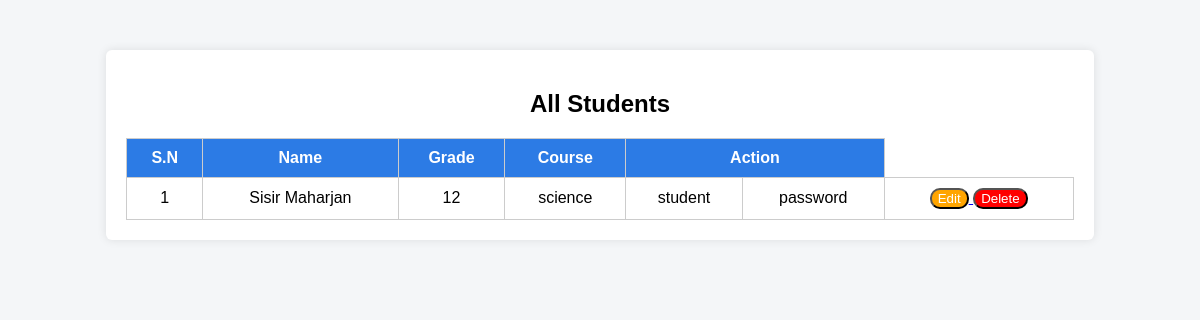
Before: /AdminOperation/view_student with the older database file.
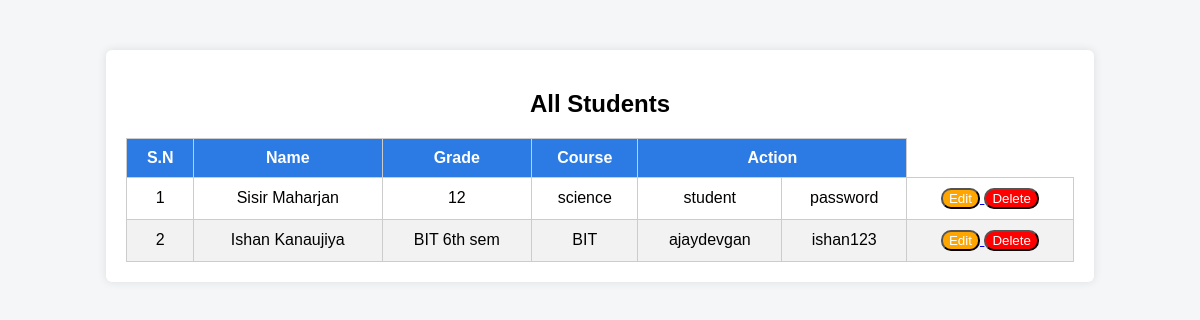
After: the same page with the newer database file.
### Admin/models.py (models this page shows, shortened)
class Student(models.Model):
    Firstname=models.CharField(max_length=100)
    Lastname=models.CharField(max_length=100)
    Grade=models.CharField(max_length=100)
    course=models.CharField(max_length=100,default="BIT")
    username=models.CharField(max_length=100,default="student")
    password=models.CharField(max_length=100,default="password")

### Admin/views.py (the view)
# urls.py: path('view_student',views.view_student,name='view_student'),
def view_student(request):
    student=Student.objects.all()
    return render(request,"view_student.html",{'all_student':student})

### Admin/templates/view_student.html (shortened to what this page needs)
<!DOCTYPE html>
<html lang="en">
<head>
</head>
<body>
<div class="container">
    <h2>All Students</h2>
    <table>
        <thead>
            <tr>
                <th>S.N</th>
                <th>Name</th>
                <th>Grade</th>
                <th>Course</th>
                <th colspan=2>Action</th>
            </tr>
        </thead>
        <tbody>
            {% for student in all_student %}
            <tr>
                <td>{{ forloop.counter }}</td>
                <td>{{ student.Firstname }} {{student.Lastname}}</td>
                <td>{{ student.Grade }}</td>
                <td>{{ student.course }}</td>
                <td>{{ student.username }}</td>
                <td>{{ student.password }}</td>
                 <td><a href="{% url 'edit_student' student.id %}">
                 <button class="Edit">Edit</button>
                </a>
                <a href="{% url 'delete_student' student.id %}">
                 <button class="Delete">Delete</button>
                </a></td>
            </tr>
            {% empty %}
            <tr>
                <td colspan="4">No Student found</td>
            </tr>
            {% endfor %}
        </tbody>
    </table>
</div>
</body>
</html>

Changed rows visible on the page:
added Student: Firstname "Ishan", Lastname "Kanaujiya", Grade "BIT 6th sem", course "BIT", username "ajaydevgan", password "ishan123"
